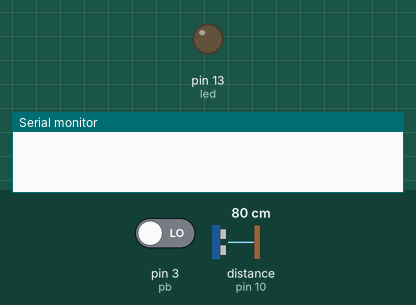
A sketch run on a simulated Arduino Uno, built with avr-gcc and run on an emulated ATmega328P. Parts: output pins drawn as LEDs (lit = HIGH), the last lines printed to the serial monitor. Dashed ring = blinking. Inputs (shaded band) come from the test bench; at power-on: pin 3 (pb) LOW, distance to the obstacle (sensor on pin 10) 80 cm. The echo pulse lasts 58.3 µs per cm; pins used as bus, display or sensor lines are not drawn.

Above: at 1.2 s.
1.3 s: pin 3 (pb) driven HIGH
At 2.35 s:
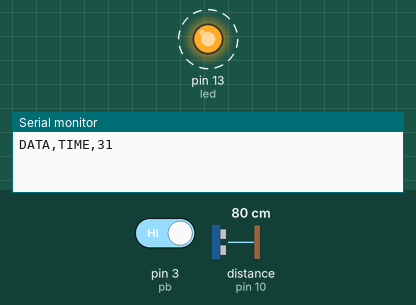
4.3 s: distance to the obstacle (sensor on pin 10) set to 2 cm
At 5.02 s:
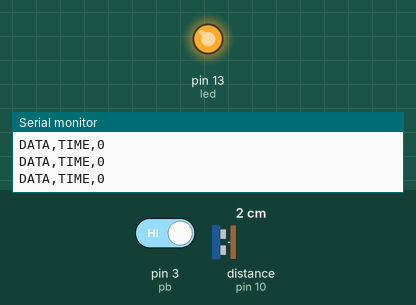
7.3 s: distance to the obstacle (sensor on pin 10) set to 60 cm
At 8.1 s:
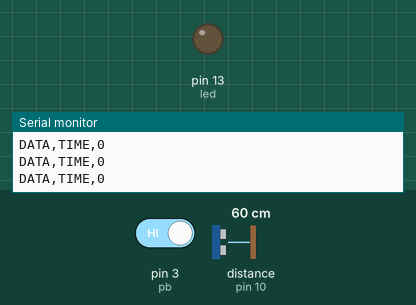
8.8 s: pin 3 (pb) driven LOW
At 10.2 s:
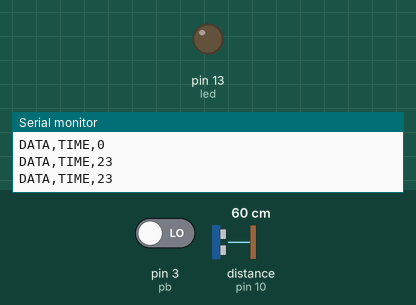
Timing chart, 0 to 11.8 s (numbered marks = the images above; inputs shaded):
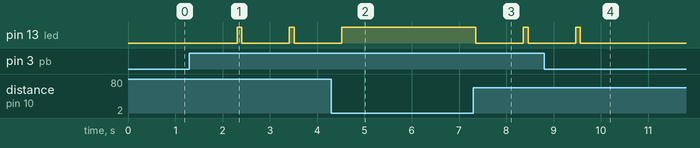

Measured:
- after the input at 1.3 s, pin 13 (led): alternates HIGH for 0.10 s and LOW for 1.0 s, starting after 1.0 s
- after the input at 4.3 s, pin 13 (led): goes on until 4.5 s, then stays HIGH
- after the input at 7.3 s, pin 13 (led): HIGH → LOW after 0.06 s, → HIGH 1.0 s later, → LOW 0.10 s later
- after the input at 8.8 s, pin 13 (led): goes on until 9.6 s, then stays LOW

The sketch:

code.ino
```cpp
const int trigPin=9;
const int echoPin=10;
const int pb=3;
const int led=13;
void setup()
{
pinMode(trigPin,OUTPUT);
pinMode(echoPin,INPUT);
pinMode(pb,INPUT);
pinMode(led,OUTPUT);
digitalWrite(led,LOW);
Serial.begin(9600);
}
void loop()
{
int state = digitalRead(pb);
if(state==HIGH)
{
for(int i=0;i<1;i++)
{
long duration,cm;           //DECLARE VARIABLES TO STORE SENSOR O/P
digitalWrite(trigPin,LOW);  //MAKE THE TRIG PIN LOW
delayMicroseconds(2);       //WAIT FOR FEW MICROSECONDS
digitalWrite(trigPin,HIGH); //NOW SET THE TRIG PIN
delayMicroseconds(5);       //WAIT FOR FEW MICROSECONDS UNTIL THE TRIG PULSE IS SENT
digitalWrite(trigPin,LOW);  //MAKE THE TRIG PIN LOW AGAIN
duration=pulseIn(echoPin,HIGH); //MAKE ECHO PIN HIGH AND STORE THE BOUNCED PULSE IN VARIABLE DURATION
cm=microsecondsToCentimeters(duration); //CONVERT DURATION INTO CM
long inch= cm/2.54;//PRINT THE CM"s IN SERIAL MONITOR
duration=pulseIn(echoPin,LOW);
Serial.print("DATA,TIME,");
Serial.println(inch);
digitalWrite(led,HIGH);
delay(100);
digitalWrite(led,LOW);
}
}
else
{
  digitalWrite(trigPin,LOW);
  digitalWrite(led,LOW);
}
}
long microsecondsToCentimeters(long microseconds) //SPEED OF SOUND IS 29 uSEC PER CM
{
return microseconds/29/2;  //THE PULSE TRAVELS FROM THE SENSOR AND AGAIN COMES BACK SO WE DIVIDE IT BY 2 TO TAKE ONLY HALF OF THE TOTAL DISTANCE
}
```
